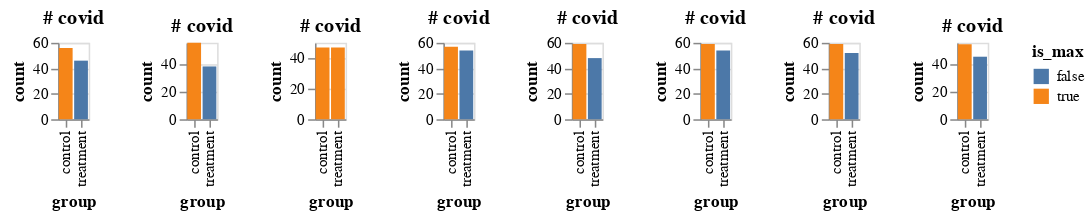

Notebook cell for this chart:
### Code cell
all_ = []

for j in range(8):
    df1 = make_data_frame(p_covid_treat=.1, p_covid_control=.11, totalN=1000)
    plot1 = make_plot_2(df1)
    all_.append(plot1)

alt.hconcat(*all_)

### Figure 1 — Vega-Lite specification as saved in the notebook (floating-point values rounded to 4 significant figures)
{"config": {"view": {"continuousWidth": 400, "continuousHeight": 300}}, "hconcat": [{"data": {"name": "data-8387999278593fe6fb31bdddfdc719f4"}, "mark": "bar", "encoding": {"color": {"field": "is_max", "type": "nominal"}, "tooltip": {"field": "count", "type": "quantitative"}, "x": {"field": "group", "type": "nominal"}, "y": {"field": "count", "type": "quantitative"}}, "height": 50, "title": "# covid", "width": 20}, {"data": {"name": "data-b11f1790754a5dc6c2efae70f9adbf3f"}, "mark": "bar", "encoding": {"color": {"field": "is_max", "type": "nominal"}, "tooltip": {"field": "count", "type": "quantitative"}, "x": {"field": "group", "type": "nominal"}, "y": {"field": "count", "type": "quantitative"}}, "height": 50, "title": "# covid", "width": 20}, {"data": {"name": "data-e1a693ba35347b965e542090c45c051f"}, "mark": "bar", "encoding": {"color": {"field": "is_max", "type": "nominal"}, "tooltip": {"field": "count", "type": "quantitative"}, "x": {"field": "group", "type": "nominal"}, "y": {"field": "count", "type": "quantitative"}}, "height": 50, "title": "# covid", "width": 20}, {"data": {"name": "data-0c3c53eadb6070fb6060b1105674aba5"}, "mark": "bar", "encoding": {"color": {"field": "is_max", "type": "nominal"}, "tooltip": {"field": "count", "type": "quantitative"}, "x": {"field": "group", "type": "nominal"}, "y": {"field": "count", "type": "quantitative"}}, "height": 50, "title": "# covid", "width": 20}, {"data": {"name": "data-6bb38007bc20fbb2dd3e4ab3c5360120"}, "mark": "bar", "encoding": {"color": {"field": "is_max", "type": "nominal"}, "tooltip": {"field": "count", "type": "quantitative"}, "x": {"field": "group", "type": "nominal"}, "y": {"field": "count", "type": "quantitative"}}, "height": 50, "title": "# covid", "width": 20}, {"data": {"name": "data-0f7dfb5c32401a969d7be4930ff41806"}, "mark": "bar", "encoding": {"color": {"field": "is_max", "type": "nominal"}, "tooltip": {"field": "count", "type": "quantitative"}, "x": {"field": "group", "type": "nominal"}, "y": {"field": "count", "type": "quantitative"}}, "height": 50, "title": "# covid", "width": 20}, {"data": {"name": "data-202e334832d3b1cf5b3a35486ffc5e67"}, "mark": "bar", "encoding": {"color": {"field": "is_max", "type": "nominal"}, "tooltip": {"field": "count", "type": "quantitative"}, "x": {"field": "group", "type": "nominal"}, "y": {"field": "count", "type": "quantitative"}}, "height": 50, "title": "# covid", "width": 20}, {"data": {"name": "data-e4021a2eb84dcf329daada20fd30f982"}, "mark": "bar", "encoding": {"color": {"field": "is_max", "type": "nominal"}, "tooltip": {"field": "count", "type": "quantitative"}, "x": {"field": "group", "type": "nominal"}, "y": {"field": "count", "type": "quantitative"}}, "height": 50, "title": "# covid", "width": 20}], "$schema": "https://vega.github.io/schema/vega-lite/v4.17.0.json", "datasets": {"data-8387999278593fe6fb31bdddfdc719f4": [{"group": "treatment", "count": 46, "is_max": false}, {"group": "control", "count": 56, "is_max": true}], "data-b11f1790754a5dc6c2efae70f9adbf3f": [{"group": "treatment", "count": 38, "is_max": false}, {"group": "control", "count": 55, "is_max": true}], "data-e1a693ba35347b965e542090c45c051f": [{"group": "treatment", "count": 47, "is_max": true}, {"group": "control", "count": 47, "is_max": true}], "data-0c3c53eadb6070fb6060b1105674aba5": [{"group": "treatment", "count": 54, "is_max": false}, {"group": "control", "count": 57, "is_max": true}], "data-6bb38007bc20fbb2dd3e4ab3c5360120": [{"group": "treatment", "count": 48, "is_max": false}, {"group": "control", "count": 59, "is_max": true}], "data-0f7dfb5c32401a969d7be4930ff41806": [{"group": "treatment", "count": 54, "is_max": false}, {"group": "control", "count": 59, "is_max": true}], "data-202e334832d3b1cf5b3a35486ffc5e67": [{"group": "treatment", "count": 52, "is_max": false}, {"group": "control", "count": 59, "is_max": true}], "data-e4021a2eb84dcf329daada20fd30f982": [{"group": "treatment", "count": 45, "is_max": false}, {"group": "control", "count": 54, "is_max": true}]}}
